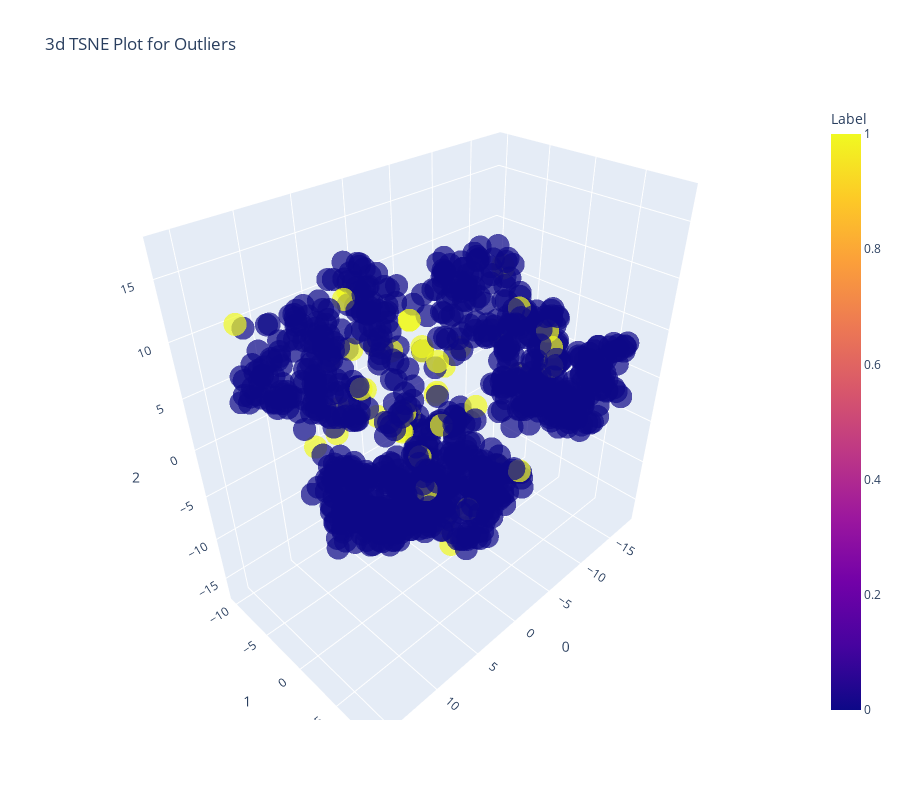

The code cell stored with this chart in its notebook:
### Code cell
knn=create_model('knn')
## plotting a model
plot_model(knn)

### Figure 1 — Plotly figure (JSON) as saved in the notebook; plotly's stock layout.template omitted (floating-point values rounded to 4 significant figures; data arrays with more than 128 entries replaced by an {"elided": "..."} marker saying what was removed)
{"data": [{"customdata": {"elided": "1000x1 float values"}, "hoverlabel": {"namelength": 0}, "hovertemplate": "0=%{x}<br>1=%{y}<br>2=%{z}<br>Feature=%{customdata[0]}<br>Label=%{marker.color}", "legendgroup": "", "marker": {"color": {"elided": "1000 int values"}, "coloraxis": "coloraxis", "opacity": 0.7, "symbol": "circle"}, "mode": "markers", "name": "", "scene": "scene", "showlegend": false, "type": "scatter3d", "x": {"elided": "1000 float values"}, "y": {"elided": "1000 float values"}, "z": {"elided": "1000 float values"}}], "layout": {"coloraxis": {"colorbar": {"title": {"text": "Label"}}, "colorscale": [[0.0, "#0d0887"], [0.1111, "#46039f"], [0.2222, "#7201a8"], [0.3333, "#9c179e"], [0.4444, "#bd3786"], [0.5556, "#d8576b"], [0.6667, "#ed7953"], [0.7778, "#fb9f3a"], [0.8889, "#fdca26"], [1.0, "#f0f921"]]}, "height": 800, "legend": {"tracegroupgap": 0}, "scene": {"domain": {"x": [0.0, 1.0], "y": [0.0, 1.0]}, "xaxis": {"title": {"text": "0"}}, "yaxis": {"title": {"text": "1"}}, "zaxis": {"title": {"text": "2"}}}, "title": {"text": "3d TSNE Plot for Outliers"}, "width": 900}}
